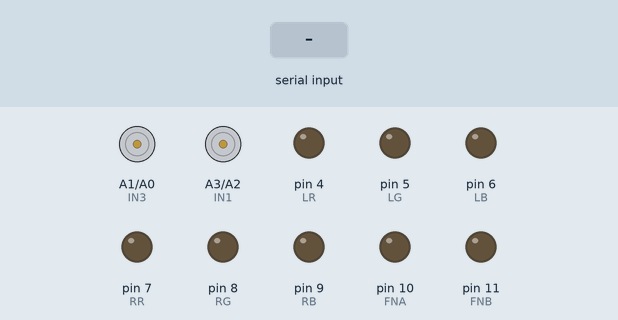
This sketch was run on a simulated Arduino Uno, built with avr-gcc and run on an emulated ATmega328P. Shown: motor-driver pin pairs drawn as motors (green arrow = first pin HIGH = forward, orange = second pin HIGH = backward, longer = more drive), output pins drawn as LEDs (lit = HIGH). Inputs (shaded band) come from the test bench.

Above: at 1.2 s.
1.3 s: byte 70 (FORWARD) received over Serial
At 1.9 s:
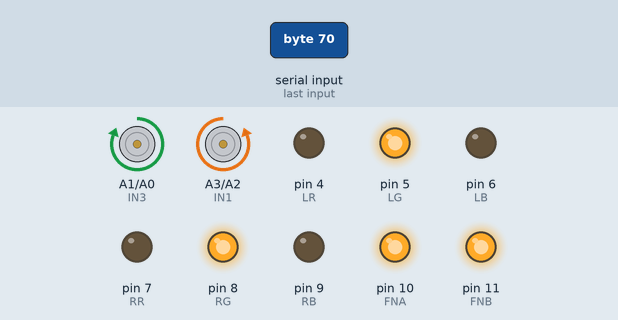
2.8 s: byte 66 (BACKWARD) received over Serial
At 3.1 s:
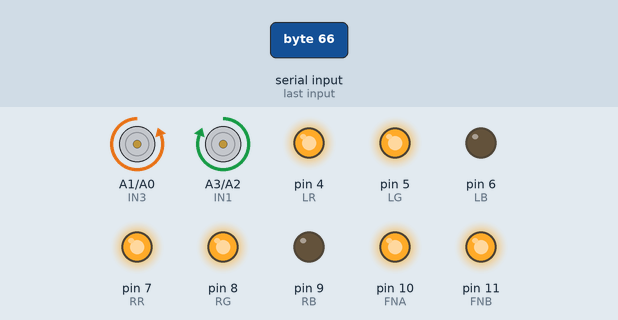
4.3 s: byte 76 (LEFT) received over Serial
At 5.4 s:
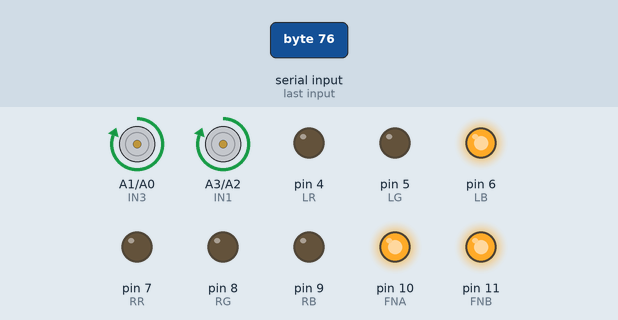
5.8 s: byte 82 (RIGHT) received over Serial
At 6.6 s:
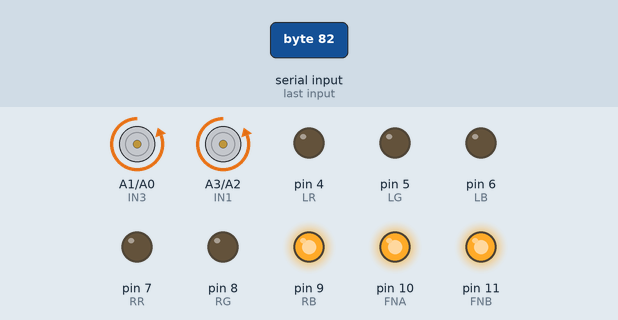
7.3 s: byte 88 (CROSS) received over Serial
At 7.7 s:
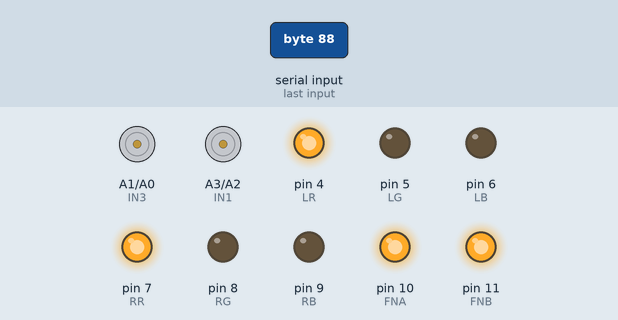
Timing chart, 0 to 9.8 s (numbered marks = the images above; inputs shaded):
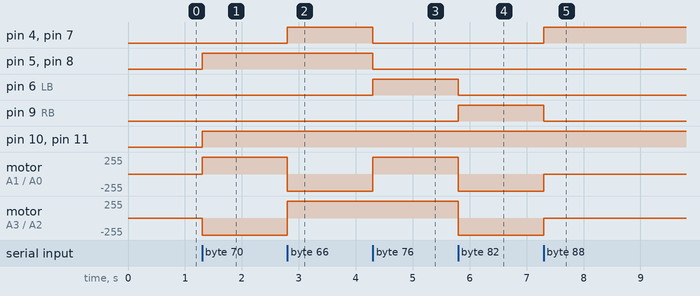

The sketch:

bluetooth_rgb.ino
```cpp
#define FORWARD 'F'
#define BACKWARD 'B'
#define LEFT 'L'
#define RIGHT 'R'
#define CROSS 'X'

#include <Arduino.h>
#include <LiquidCrystal.h>
#include <PinChangeInterrupt.h>

// Motor Pins
int IN1 = A3;
int IN2 = A2;
int IN3 = A1;
int IN4 = A0;
int FNA = 10;
int FNB = 11;

// RGB pins
int LR = 4;
int LG = 5;
int LB = 6;
int RR = 7;
int RG = 8;
int RB = 9;

void setup() {
  Serial.begin(9600);  // Set the baud rate for serial communication

  // Set the output pins
  pinMode(IN1, OUTPUT);
  pinMode(IN2, OUTPUT);
  pinMode(IN3, OUTPUT);
  pinMode(IN4, OUTPUT);
  pinMode(FNA, OUTPUT);
  pinMode(FNB, OUTPUT);

  pinMode(LR, OUTPUT);
  pinMode(LG, OUTPUT);
  pinMode(LB, OUTPUT);
  pinMode(RR, OUTPUT);
  pinMode(RG, OUTPUT);
  pinMode(RB, OUTPUT);

  digitalWrite(LR, LOW);
  digitalWrite(LG, LOW);
  digitalWrite(LB, LOW);
  digitalWrite(RR, LOW);
  digitalWrite(RG, LOW);
  digitalWrite(RB, LOW);
}

void setMotorSpeed(int motorPWM, int speed) {
  speed = constrain(speed, 0, 255);
  analogWrite(motorPWM, speed);
}

void MoveForward(int PWM) {
  setMotorSpeed(FNA, PWM);
  digitalWrite(IN1, LOW);
  digitalWrite(IN2, HIGH);
  setMotorSpeed(FNB, PWM);
  digitalWrite(IN3, HIGH);
  digitalWrite(IN4, LOW);

  digitalWrite(LR, LOW);
  digitalWrite(LG, HIGH);
  digitalWrite(LB, LOW);
  digitalWrite(RR, LOW);
  digitalWrite(RG, HIGH);
  digitalWrite(RB, LOW);
}

void MoveBackward(){
  digitalWrite(IN1, HIGH);
  digitalWrite(IN2, LOW);
  digitalWrite(IN3, LOW);
  digitalWrite(IN4,HIGH);

  digitalWrite(LR, HIGH);
  digitalWrite(LG, HIGH);
  digitalWrite(LB, LOW);
  digitalWrite(RR, HIGH);
  digitalWrite(RG, HIGH);
  digitalWrite(RB, LOW);
}

void Stop() {
  digitalWrite(IN1, LOW);
  digitalWrite(IN2, LOW);
  digitalWrite(IN3, LOW);
  digitalWrite(IN4, LOW);

  digitalWrite(LR, HIGH);
  digitalWrite(LG, LOW);
  digitalWrite(LB, LOW);
  digitalWrite(RR, HIGH);
  digitalWrite(RG, LOW);
  digitalWrite(RB, LOW);
}

void Left() {
  setMotorSpeed(FNA, 255);
  digitalWrite(IN1, LOW);
  digitalWrite(IN2, HIGH);
  setMotorSpeed(FNB, 255);
  digitalWrite(IN3, LOW);
  digitalWrite(IN4, HIGH);

  digitalWrite(LR, LOW);
  digitalWrite(LG, LOW);
  digitalWrite(LB, LOW);
  digitalWrite(RR, LOW);
  digitalWrite(RG, LOW);
  digitalWrite(RB, HIGH);
}

void Right() {
  setMotorSpeed(FNA, 255);
  digitalWrite(IN1, HIGH);
  digitalWrite(IN2, LOW);
  setMotorSpeed(FNB, 255);
  digitalWrite(IN3, HIGH);
  digitalWrite(IN4, LOW);

  digitalWrite(LR, LOW);
  digitalWrite(LG, LOW);
  digitalWrite(LB, HIGH);
  digitalWrite(RR, LOW);
  digitalWrite(RG, LOW);
  digitalWrite(RB, LOW);
}

void executeCommand(char command) {
  switch (command) {
    case FORWARD:
      MoveForward(255);  // Move forward at full speed
      break;
    case BACKWARD:
      MoveBackward(); // Perform action for moving backward (you need to define this function)
      break;
    case LEFT:
      Right(); // Turn left
      break;
    case RIGHT:
      Left();  // Turn right
      break;
    case CROSS:
      Stop();  // Stop immediately
      break;
  }
}

void loop() {
  if (Serial.available()) {
    char command = Serial.read();
    executeCommand(command);  // Execute the appropriate command based on serial input
  }


}
```

Measured:
- after the input at 1.3 s, pin 5 (LG), pin 8 (RG), pin 10 (FNA), pin 11 (FNB): LOW → HIGH at once; motor on A1 (IN3) / A0 (IN4): stopped → forward 255/255 at once; motor on A3 (IN1) / A2 (IN2): stopped → backward 255/255 at once
- after the input at 2.8 s, pin 4 (LR), pin 7 (RR): LOW → HIGH at once; motor on A1 (IN3) / A0 (IN4): forward 255/255 → backward 255/255 at once; motor on A3 (IN1) / A2 (IN2): backward 255/255 → forward 255/255 at once
- after the input at 4.3 s, pin 4 (LR), pin 5 (LG), pin 7 (RR), pin 8 (RG): HIGH → LOW at once; pin 6 (LB): LOW → HIGH at once; motor on A1 (IN3) / A0 (IN4): backward 255/255 → forward 255/255 at once
- after the input at 5.8 s, pin 6 (LB): HIGH → LOW at once; pin 9 (RB): LOW → HIGH at once; motor on A1 (IN3) / A0 (IN4), motor on A3 (IN1) / A2 (IN2): forward 255/255 → backward 255/255 at once
- after the input at 7.3 s, pin 4 (LR), pin 7 (RR): LOW → HIGH at once; pin 9 (RB): HIGH → LOW at once; motor on A1 (IN3) / A0 (IN4), motor on A3 (IN1) / A2 (IN2): backward 255/255 → stopped at once
